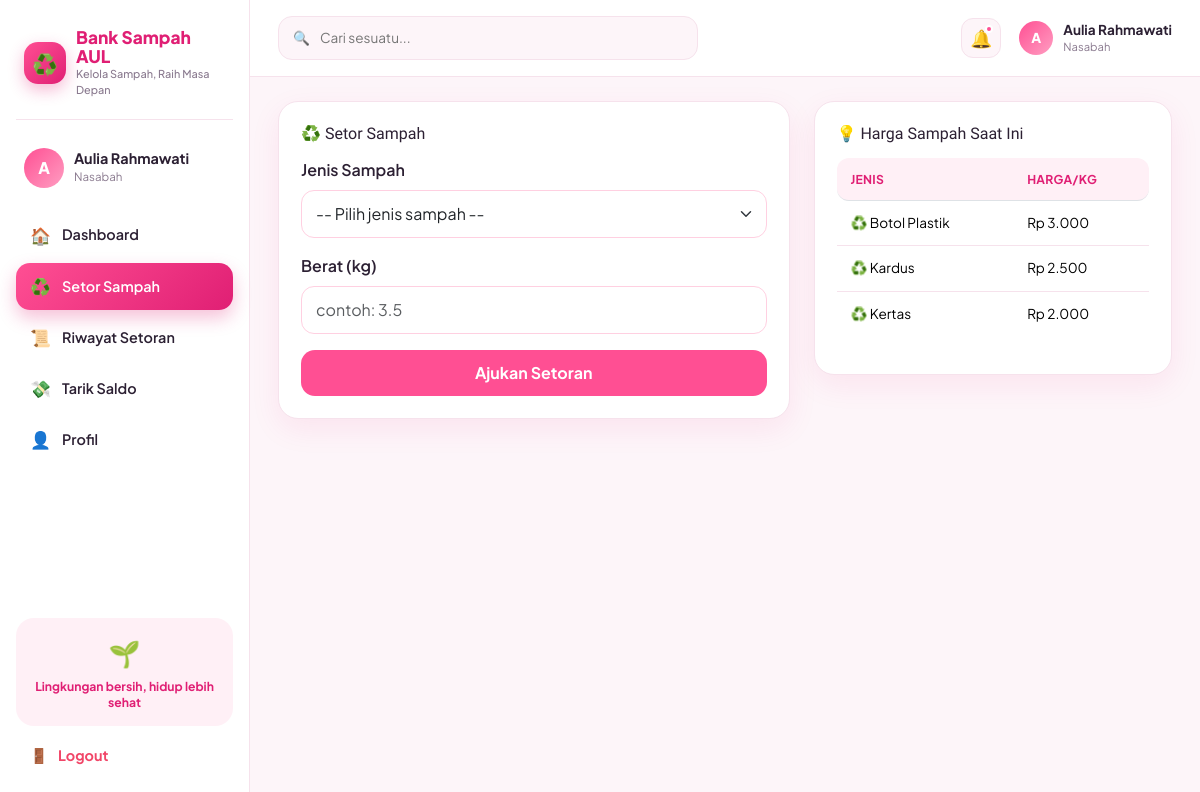
The app's page /nasabah/setor.php (signed in) with its own data.
### tables this page shows
CREATE TABLE sampah (
    id_sampah INT AUTO_INCREMENT PRIMARY KEY,
    jenis_sampah VARCHAR(100) NOT NULL,
    harga_per_kg DECIMAL(12,2) NOT NULL DEFAULT 0,
    stok_kg DECIMAL(10,2) NOT NULL DEFAULT 0
);

### auth.php (called while the page is built, shortened)
<?php
function rupiah($angka) {
    return "Rp " . number_format((float)$angka, 0, ',', '.');
}
?>

### nasabah/setor.php (the view, shortened to what this page needs)
<?php
require "../auth.php"; wajib_role("nasabah"); require "../config.php";
$sampah = mysqli_query($koneksi, "SELECT * FROM sampah ORDER BY jenis_sampah ASC");
require "../includes/header.php";
?>
<div class="row g-4">
  <div class="col-lg-7">
    <div class="card-soft">
      <div class="card-title"><h3>♻️ Setor Sampah</h3></div>
      <form method="post">
        <div class="mb-3">
          <label class="form-label fw-semibold">Jenis Sampah</label>
          <select name="id_sampah" class="form-select" required>
            <option value="">-- Pilih jenis sampah --</option>
            <?php mysqli_data_seek($sampah, 0); while ($r = mysqli_fetch_assoc($sampah)): ?>
              <option value="<?= $r['id_sampah'] ?>">♻️ <?= htmlspecialchars($r['jenis_sampah']) ?> — <?= rupiah($r['harga_per_kg']) ?>/kg</option>
            <?php endwhile; ?>
          </select>
        </div>
        <div class="mb-3">
          <label class="form-label fw-semibold">Berat (kg)</label>
          <input type="number" step="0.1" min="0.1" name="berat" class="form-control" placeholder="contoh: 3.5" required>
        </div>
        <button class="btn btn-pink w-100">Ajukan Setoran</button>
      </form>
    </div>
  </div>
  <div class="col-lg-5">
    <div class="card-soft">
      <div class="card-title"><h3>💡 Harga Sampah Saat Ini</h3></div>
      <table class="table">
        <thead><tr><th>Jenis</th><th>Harga/kg</th></tr></thead>
        <tbody>
        <?php mysqli_data_seek($sampah, 0); while ($r = mysqli_fetch_assoc($sampah)): ?>
          <tr><td>♻️ <?= htmlspecialchars($r['jenis_sampah']) ?></td><td><?= rupiah($r['harga_per_kg']) ?></td></tr>
        <?php endwhile; ?>
        </tbody>
      </table>
    </div>
  </div>
</div>
<?php require "../includes/footer.php"; ?>

### assets/css/style.css (style rules this page uses)
:root { --pink:#ff4f93; --pink-dark:#e01f74; --pink-light:#ffe3ef; --pink-soft:#fff0f6; --purple:#8b5cf6; --purple-light:#efe6ff; --blue:#2f8fff; --blue-light:#e4f0ff; --orange:#ff9f43; --orange-light:#fff1df; --teal:#12b3a8; --teal-light:#dcf7f4; --green:#22c55e; --green-light:#e2f9e9; --red:#f14668; --red-light:#fde3e9; --ink:#2c2033; --ink-soft:#8a7a8f; --bg:#fdf5f9; --card:#ffffff; --border:#f6e2ec; --radius:20px; --shadow:0 10px 30px rgba(224,31,116,.08); }
* { box-sizing:border-box }
html,body { height:100% }
body { margin:0; font-family:'Plus Jakarta Sans',sans-serif; background:var(--bg); color:var(--ink); -webkit-font-smoothing:antialiased; }
h1,h2,h3,h4,h5,.brand { font-family:'Baloo 2',cursive }
.card-soft { background:var(--card);border-radius:var(--radius);padding:22px;box-shadow:var(--shadow);border:1px solid var(--border) }
.card-title { display:flex;align-items:center;justify-content:between;gap:10px;margin-bottom:14px }
.card-title h3 { font-size:1rem;margin:0;color:var(--ink) }
.table { width:100%;border-collapse:separate;border-spacing:0;font-size:.85rem }
.table thead th { background:var(--pink-soft);color:var(--pink-dark);text-align:left;padding:12px 14px;font-weight:700;font-size:.76rem;text-transform:uppercase;letter-spacing:.02em }
.table thead th:first-child { border-radius:12px 0 0 12px }
.table thead th:last-child { border-radius:0 12px 12px 0 }
.table tbody td { padding:12px 14px;border-bottom:1px solid var(--border);vertical-align:middle }
.table tbody tr:last-child td { border-bottom:0 }
.btn-pink { background:var(--pink);border:0;color:#fff;font-weight:700;border-radius:14px;padding:11px 18px }
.form-control,.form-select { border-radius:13px;border:1px solid #ffd0e1;padding:11px 14px }

### records on screen
sampah: jenis_sampah "Botol Plastik", harga_per_kg "Rp 3.000"
sampah: jenis_sampah "Kardus", harga_per_kg "Rp 2.500"
sampah: jenis_sampah "Kertas", harga_per_kg "Rp 2.000"

### other values on screen
$inisial "A"
$nama "Aulia Rahmawati"
$roleLabel "Nasabah"
$m['icon'] "🏠"
$m['label'] "Dashboard"
$m['icon'] "♻️"
$m['label'] "Setor Sampah"
$m['icon'] "📜"
$m['label'] "Riwayat Setoran"
$m['icon'] "💸"
$m['label'] "Tarik Saldo"
$m['icon'] "👤"
$m['label'] "Profil"
